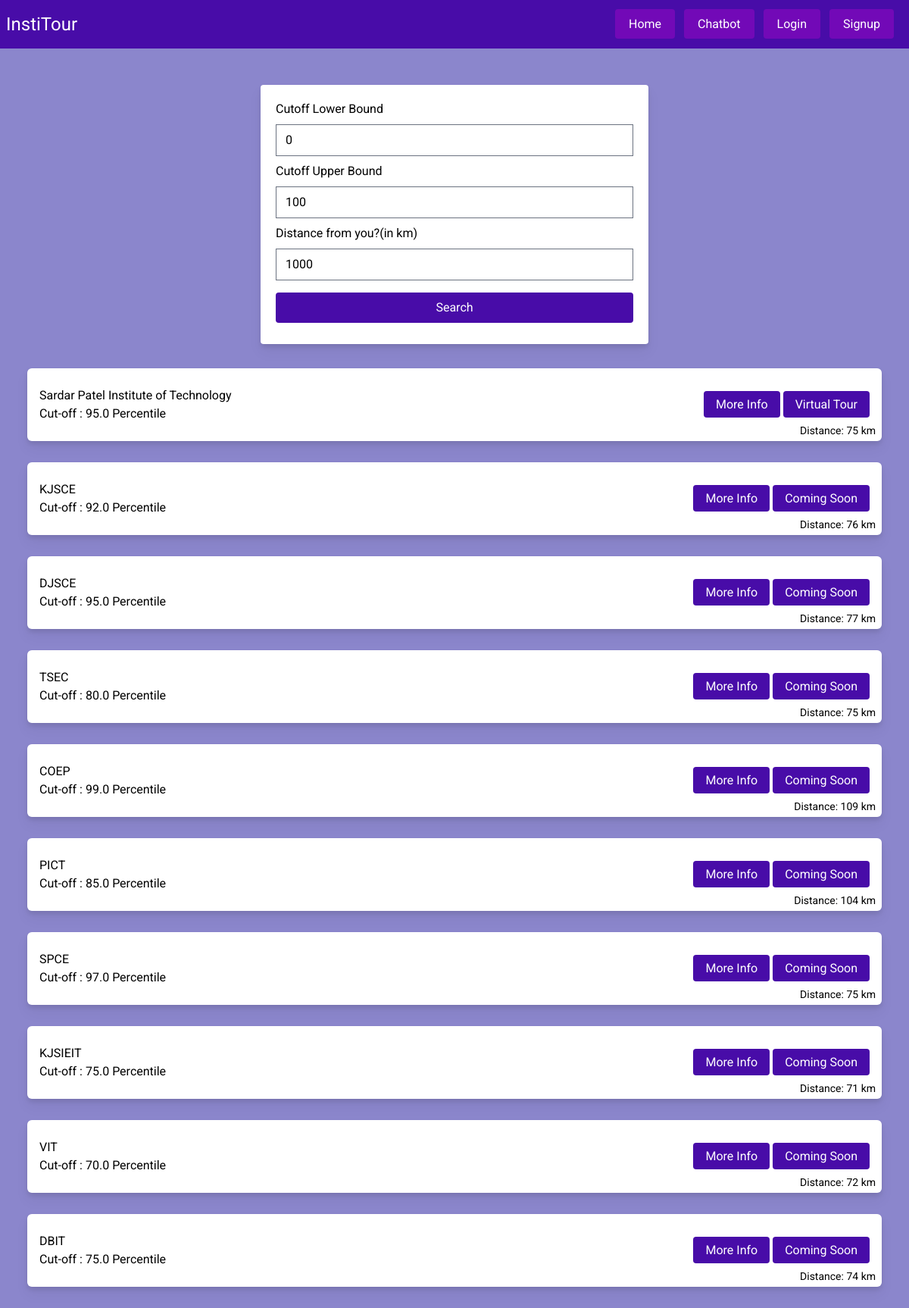
The app's page /api/collegelist/ with its own data.
### api/models.py (models this page shows, shortened)
class CollegeModel(models.Model):
    name = models.CharField(max_length=50)
    address = models.TextField()
    cutoff = models.FloatField(default=0.00)
    pincode = models.IntegerField(default=0)
    distance = models.IntegerField(default=0)
    nirf = models.IntegerField(default=0)
    fee = models.IntegerField(default=0)
    hostel = models.BooleanField(default=False)
    website = models.TextField(default="")
    salary = models.IntegerField(default=0)

### api/views.py (the view)
# urls.py: path('collegelist/',views.CollegeListView.as_view(),name="all_college"),
class CollegeListView(ListView):
    model = CollegeModel
    context_object_name = 'colleges'
    template_name = 'college_list.html'
    def get_context_data(self, **kwargs):
        context = super(CollegeListView, self).get_context_data(**kwargs)
        d1 = self.request.GET.get('clb',0)
        d1 = int(d1)
        d2 = self.request.GET.get('cub', 100)
        d2 = int(d2)
        d3 = self.request.GET.get('dist', 1000)
        d3 = int(d3)
        context['clb'] = d1
        context['cub'] = d2
        context['dist'] = d3
        return context

### api/templates/college_list.html (shortened to what this page needs)
{% extends 'base.html' %}
{% block content %}
<form method="get" class="form-control" action="{% url "all_college" %}" class="cool-form my-4">
    <div class="form-container">
        <label for="clb">Cutoff Lower Bound</label>
        <input class="form-input" type="number" value={{clb}} placeholder="Cutoff" name="clb"/>
        <label for="cub">Cutoff Upper Bound</label>
        <input class="form-input" type="number" value={{cub}} name="cub"/>
        <label for="dist">Distance from you?(in km)</label>
        <input class="form-input" type="text" value={{dist}} name="dist" placeholder="Distance"/>
        <input class="btn-submit form-input" type="submit" class="btn-submit form-input" name="submit" id="submit" value="Search" />
    </div>
</form>
{% for coll in colleges %}
    {% if coll.cutoff  >= clb and coll.cutoff <= cub and coll.distance <= dist %}
    <div class="college-card">
        <div class="flex flex-col">
            <div class="name">{{ coll.name }}</div>
            <div class="cutoff">Cut-off : {{ coll.cutoff }} Percentile</div>
        </div>
        <div class="link-container">
            <a href="{% url "detail_college" pk=coll.pk %}">More Info</a>
            {% if coll.name == "Sardar Patel Institute of Technology" %}
                <a href="{% url "tour_college" %}">Virtual Tour</a>
            {% else %}
                <a disabled href="">Coming Soon</a>
            {% endif %}
        </div>
        <div class="distance">Distance: {{ coll.distance }} km</div>
    </div>
    {% endif %}
{% endfor %}
{% endblock %}

### api/templates/base.html (shortened to what this page needs)
<!DOCTYPE html>
{% load static %}
<html lang="en">
  <head>
    <link rel="stylesheet" href="{% static 'css/style.css' %}" />
  </head>
  <body>
    <nav class="navbar">
      <div class="nav-head">InstiTour</div>
      <div class="menu-links">
        <ul>
          <a href="{% url 'landing' %}"><li>Home</li></a>
          <a href="{% url 'chatbot_help' %}"><li>Chatbot</li></a>
          {% if user.is_authenticated %}
          <a href="{% url 'all_college' %}"><li>Search</li></a>
          <a href="{% url 'logout' %}"><li>Logout</li></a>
          {% else %}
          <a href="{% url 'login' %}"><li>Login</li></a>
          <a href="{% url 'create_user' %}"><li>Signup</li></a>
          {%endif%}
        </ul>
      </div>
    </nav>
    {% block content %}{% endblock %} {% block custom_scripts %}{% endblock %}
  </body>
</html>

### api/static/css/style.css (style rules this page uses)
html { line-height: 1.5; -webkit-text-size-adjust: 100%; -moz-tab-size: 4; -o-tab-size: 4; tab-size: 4; font-family: 'Roboto', sans-serif; }
body { margin: 0; line-height: inherit; }
a { color: inherit; text-decoration: inherit; }
button, input, optgroup, select, textarea { font-family: inherit; font-size: 100%; line-height: inherit; color: inherit; margin: 0; padding: 0; }
button, [type='button'], [type='reset'], [type='submit'] { -webkit-appearance: button; background-color: transparent; background-image: none; }
ol, ul, menu { list-style: none; margin: 0; padding: 0; }
input::placeholder, textarea::placeholder { opacity: 1; color: #9ca3af; }
[type='text'],[type='email'],[type='url'],[type='password'],[type='number'],[type='date'],[type='datetime-local'],[type='month'],[type='search'],[type='tel'],[type='time'],[type='week'],[multiple],textarea,select { -webkit-appearance: none; -moz-appearance: none; appearance: none; background-color: #fff; border-color: #6b7280; border-width: 1px; border-radius: 0px; padding-top: 0.5rem; padding-right: 0.75rem; padding-bottom: 0.5rem; padding-left: 0.75rem; font-size: 1rem; line-height: 1.5rem; --tw-shadow: 0 0 #0000; }
input::placeholder,textarea::placeholder { color: #6b7280; opacity: 1; }
.navbar { display: flex; align-items: center; --tw-bg-opacity: 1; background-color: rgb(72 12 168 / var(--tw-bg-opacity)); --tw-text-opacity: 1; color: rgb(255 255 255 / var(--tw-text-opacity)); }
.menu-links { margin-right: 1rem; }
.menu-links > ul li { margin-left: 0.25rem; margin-right: 0.25rem; display: inline; border-radius: 0.25rem; border-width: 2px; border-color: transparent; --tw-bg-opacity: 1; background-color: rgb(114 9 183 / var(--tw-bg-opacity)); padding: 0.5rem; padding-left: 1rem; padding-right: 1rem; }
.nav-head { padding: 0.5rem; padding-top: 1rem; padding-bottom: 1rem; font-size: 1.5rem; line-height: 2rem; }
.btn-submit { border-radius: 0.25rem; --tw-bg-opacity: 1; background-color: rgb(72 12 168 / var(--tw-bg-opacity)); padding: 0.5rem; --tw-text-opacity: 1; color: rgb(255 255 255 / var(--tw-text-opacity)); }
.form-control { margin-top: 3rem; margin-bottom: 2rem; display: flex; justify-content: center; }
.form-container { display: flex; max-width: 32rem; flex-grow: 1; flex-direction: column; border-radius: 0.25rem; --tw-bg-opacity: 1; background-color: rgb(255 255 255 / var(--tw-bg-opacity)); padding: 1.25rem; --tw-drop-shadow: drop-shadow(0 10px 8px rgb(0 0 0 / 0.04)) drop-shadow(0 4px 3px rgb(0 0 0 / 0.1)); filter: var(--tw-blur) var(--tw-brightness) var(--tw-contrast) var(--tw-grayscale) var(--tw-hue-rotate) var(--tw-invert) var(--tw-saturate) var(--tw-sepia) var(--tw-drop-shadow); }
.form-input { margin-top: 0.5rem; margin-bottom: 0.5rem; flex-grow: 1; }
.college-card { margin-left: 2.25rem; margin-right: 2.25rem; margin-bottom: 1.75rem; display: flex; height: 6rem; align-items: center; border-radius: 0.375rem; --tw-bg-opacity: 1; background-color: rgb(255 255 255 / var(--tw-bg-opacity)); padding-left: 1rem; padding-right: 1rem; padding-top: 0.5rem; padding-bottom: 0.5rem; --tw-drop-shadow: drop-shadow(0 10px 8px rgb(0 0 0 / 0.04)) drop-shadow(0 4px 3px rgb(0 0 0 / 0.1)); filter: var(--tw-blur) var(--tw-brightness) var(--tw-contrast) var(--tw-grayscale) var(--tw-hue-rotate) var(--tw-invert) var(--tw-saturate) var(--tw-sepia) var(--tw-drop-shadow); }
.college-card > .distance { position: fixed; bottom: 0px; right: 0px; padding: 0.25rem; padding-left: 0.5rem; padding-right: 0.5rem; font-size: 0.875rem; line-height: 1.25rem; }
.college-card > .link-container > a { border-radius: 0.25rem; --tw-bg-opacity: 1; background-color: rgb(72 12 168 / var(--tw-bg-opacity)); padding: 0.5rem; padding-left: 1rem; padding-right: 1rem; --tw-text-opacity: 1; color: rgb(255 255 255 / var(--tw-text-opacity)); }
.flex { display: flex; }
.flex-col { flex-direction: column; }

### api/templates/college_list.html (style rules this page uses)
body { background-color: #8b86cc; }

### records on screen
CollegeModel: name "Sardar Patel Institute of Technology", cutoff "95.0", shows "Virtual Tour", distance "75"
CollegeModel: name "KJSCE", cutoff "92.0", shows "Coming Soon", distance "76"
CollegeModel: name "DJSCE", cutoff "95.0", shows "Coming Soon", distance "77"
CollegeModel: name "TSEC", cutoff "80.0", shows "Coming Soon", distance "75"
CollegeModel: name "COEP", cutoff "99.0", shows "Coming Soon", distance "109"
CollegeModel: name "PICT", cutoff "85.0", shows "Coming Soon", distance "104"
CollegeModel: name "SPCE", cutoff "97.0", shows "Coming Soon", distance "75"
CollegeModel: name "KJSIEIT", cutoff "75.0", shows "Coming Soon", distance "71"
CollegeModel: name "VIT", cutoff "70.0", shows "Coming Soon", distance "72"
CollegeModel: name "DBIT", cutoff "75.0", shows "Coming Soon", distance "74"
